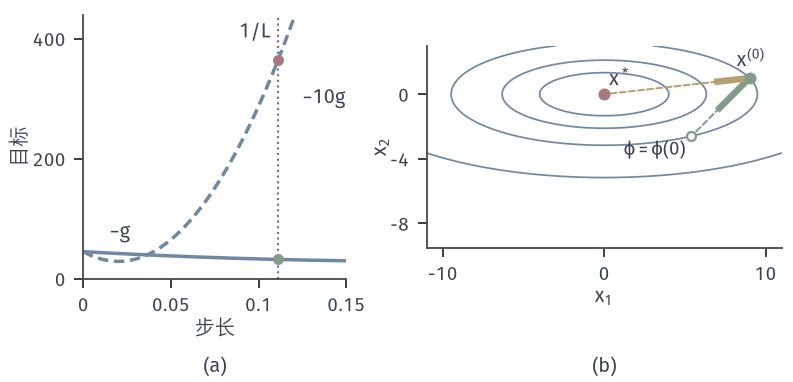

Write the Python code that produced this figure.
from pathlib import Path
import sys
ROOT = next(p for p in Path(__file__).resolve().parents if (p/'build.sh').is_file() and (p/'tex/book.tex').is_file())
sys.path.insert(0, str(ROOT/'figures/00-shared/mathematical-preliminaries-upper/00-shared/comprehension-figures'))
from support import figure, save, BLUE, GREEN, YELLOW, RED, PURPLE, INK, MUTED, GRID, BLUE_FILL, GREEN_FILL, YELLOW_FILL, RED_FILL, PURPLE_FILL
import numpy as np
HERE = Path(__file__).resolve().parent
STROKE = '#4C4D4F'
def panel(fig, left, right, top, bottom, wspace=.25, hspace=.25):
    fig.set_layout_engine(None)
    fig.subplots_adjust(left=left, right=right, top=top, bottom=bottom, wspace=wspace, hspace=hspace)
def tags(fig, axes, y=.015):
    for ax, s in zip(axes, ('(a)', '(b)', '(c)', '(d)')):
        p = ax.get_position(); fig.text((p.x0+p.x1)/2, y, s, ha='center', va='bottom')
# 贯穿本章的例子：f(x)=(x1^2+9x2^2)/2，x0=(9,1)，L=9，mu=1。
H = np.diag([1., 9.])
def f2(X, Y): return .5*(X**2 + 9*Y**2)
def grad(x): return H@x
def fv(x): return .5*x@H@x
x0 = np.array([9., 1.])

fig, axes = figure(width_mm=112, height_mm=54, ncols=2, gridspec_kw={'width_ratios':[1,1.35]})
panel(fig, .105, .985, .96, .27, .26)
a = axes[0]; A = np.linspace(0,.15,400)
a.plot(A,45-162*A+405*A**2,color=BLUE,lw=1.4); a.plot(A,45-1620*A+40500*A**2,color=BLUE,lw=1.4,ls=(0,(3,1.6)))
a.axvline(1/9,color=MUTED,lw=.85,ls=':'); a.plot([1/9],[32],'o',ms=4.4,color=GREEN,mew=0,zorder=5); a.plot([1/9],[365],'o',ms=4.4,color=RED,mew=0,zorder=5)
a.text(1/9-.004,395,'$1/L$',ha='right',va='bottom'); a.text(.015,60,r'$-g$',ha='left',va='bottom'); a.text(.125,300,r'$-10g$',ha='left',va='center')
a.set_xlim(0,.15); a.set_ylim(0,440); a.set_xticks([0,.05,.1,.15]); a.set_xticklabels(['0','0.05','0.1','0.15']); a.set_yticks([0,200,400]); a.set_xlabel(r'步长',labelpad=1); a.set_ylabel('目标',labelpad=1)
b = axes[1]; X,Y = np.meshgrid(np.linspace(-11,11,700),np.linspace(-9.5,3,500))
b.contour(X,Y,f2(X,Y),levels=[8,20,45,120],colors=[BLUE],linewidths=.7)
g = grad(x0)
for d,c in ((-g,GREEN),(-np.linalg.solve(H,g),YELLOW)):
    b.annotate('',xy=x0+d*min(1.,1.)*(1 if c==YELLOW else .4),xytext=x0,arrowprops=dict(arrowstyle='-',color=c,lw=.8,ls=(0,(3,1.6))),zorder=3)
    amax = 2*abs(g@d)/(9*d@d); e = x0+amax*d
    b.plot([x0[0],e[0]],[x0[1],e[1]],color=c,lw=2.6,solid_capstyle='butt',zorder=4)
b.plot(*x0,'o',ms=4.8,color=GREEN,mew=0,zorder=6); b.plot(0,0,'o',ms=4.8,color=RED,mew=0,zorder=5)
e=x0-.4*g; b.plot(*e,'o',ms=3.6,mfc='white',mec=GREEN,mew=.9,zorder=5); b.text(e[0]-.3,e[1]-.25,r'$\phi=\phi(0)$',ha='right',va='top',fontsize=7.5)
b.text(9.1,1.45,'$x^{(0)}$',ha='center',va='bottom'); b.text(.3,.3,'$x^*$',ha='left',va='bottom')
b.set_xlim(-11,11); b.set_ylim(-9.5,3); b.set_aspect('equal'); b.set_xticks([-10,0,10]); b.set_yticks([-8,-4,0]); b.set_xlabel('$x_1$',labelpad=1); b.set_ylabel('$x_2$',labelpad=0)
tags(fig, axes)
save(fig, HERE, 'figure', {'x0':[9,1],'d1':'-g','d2':'-H^{-1}g','guaranteed':'alpha<2|g.d|/(L|d|^2)'})
